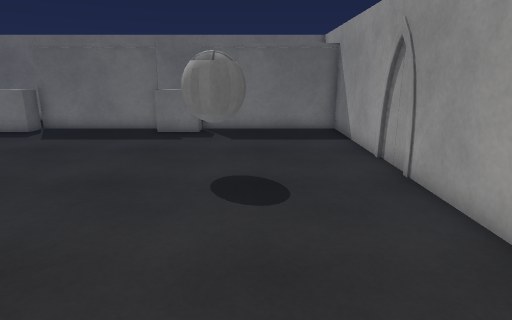
View 1 (above)

17 first-person views from a walk through a 3-D level made in the Unity game engine. The camera is 1.3 m above the floor, tilts 14° down and sees 75° across. The floor is counted in squares, 0.5 m on a side. Each view is taken from the middle of a square. On the plan, view 1 faces up. The plan holds only what a view shows up to about 20 squares ahead; the rest is blank. The place goes on beyond the plan. The player is left out. Surface patterns are stand-ins for the level's own textures.

View 2
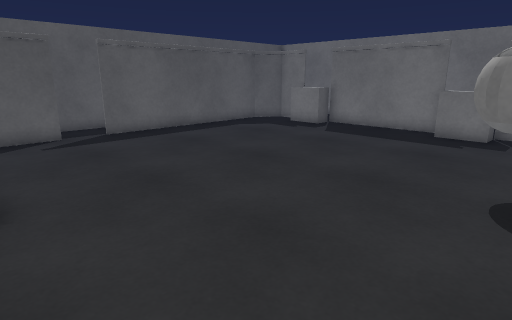

View 3
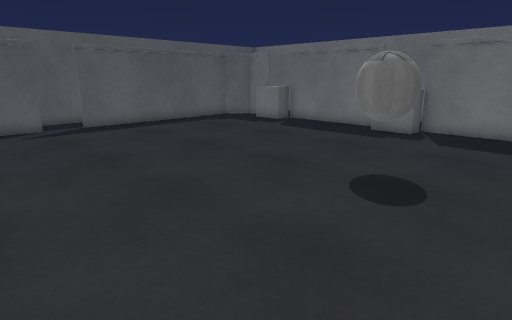

View 4
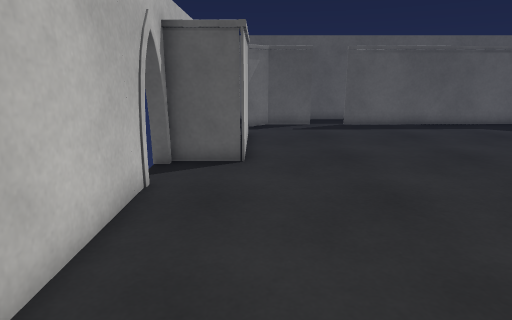

View 5
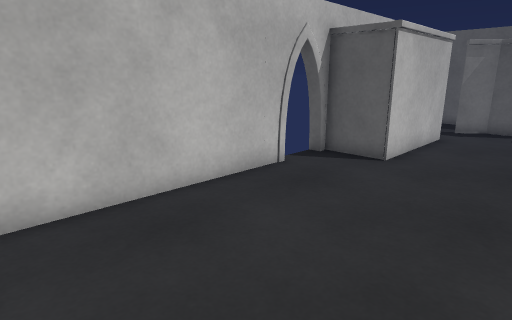

View 6
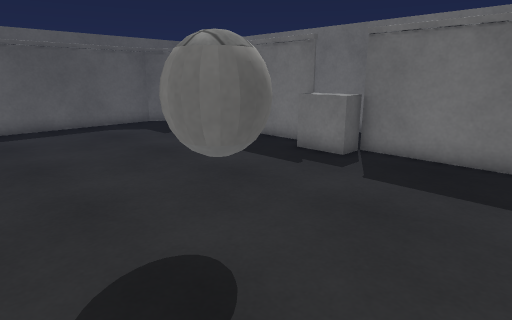

View 7
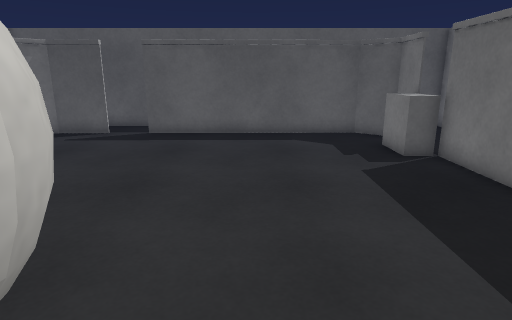

View 8
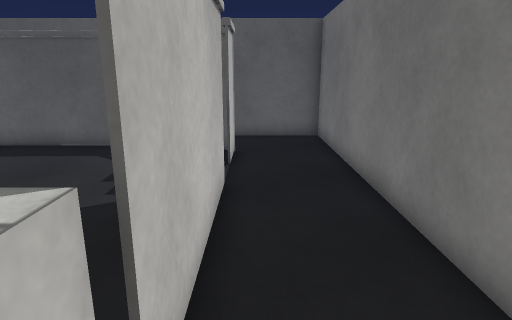

View 9
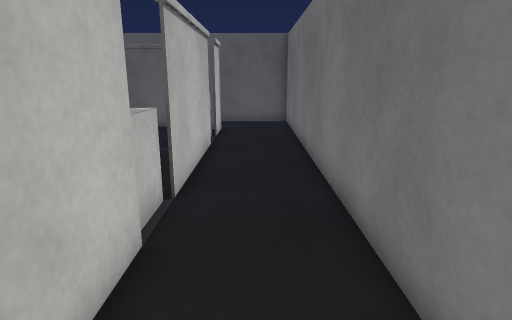

View 10
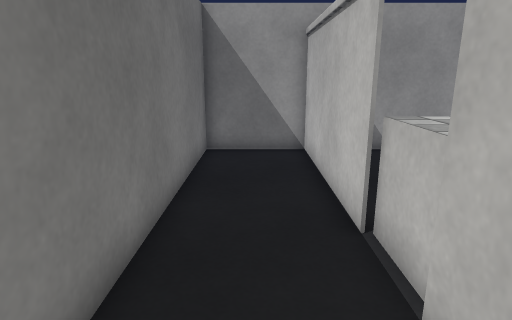

View 11
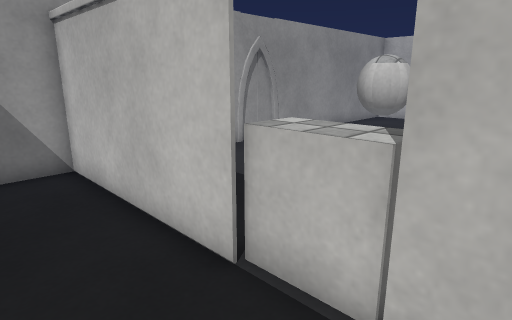

View 12
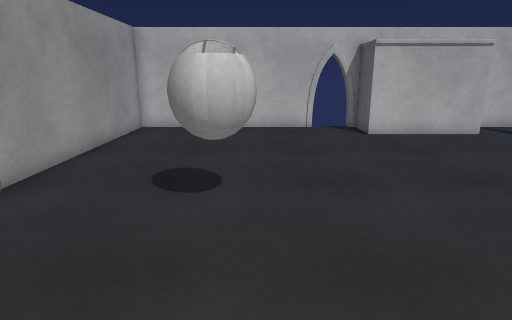

View 13
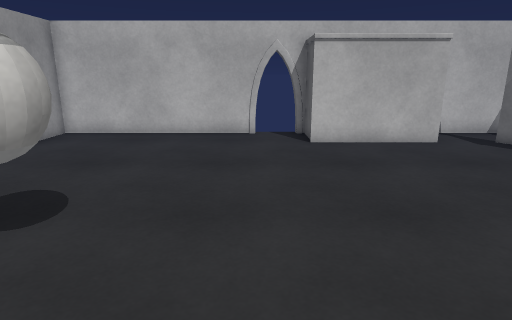

View 14
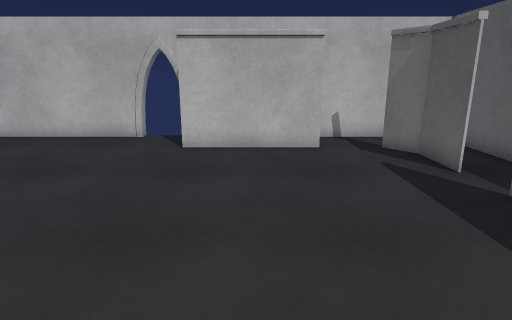

View 15
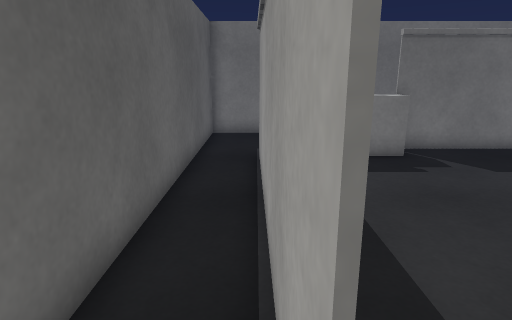

View 16
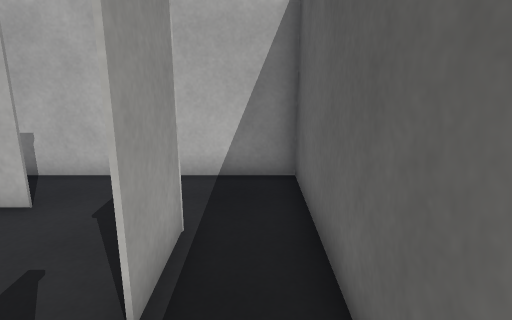

View 17
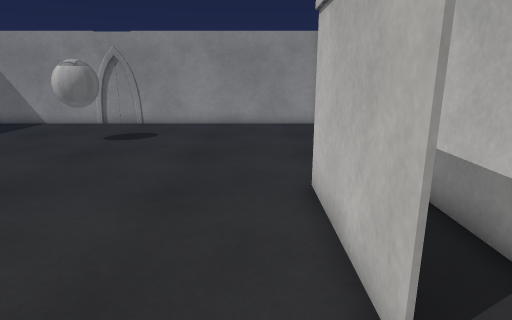

### Floor plan
Ten units are one square. View 1 is at (0, 0); x grows to the right and y downward. Boxes are objects, and circles mark ways between rooms. Rooms are numbered by the first view taken in them; rooms with no view inside come last. Other rooms are left out.
<svg viewBox="-186 -213 233 240">
<path fill="none" stroke="#000" d="M-49 -171 -110 -171M-67 14 -67 22M-68 15 -63 17M-56 17 41 17 41 -171 -28 -171M-53 18 -49 16M-125 -6 -73 -6 -73 17M41 -85 39 -87 42 -92M-52 22 -52 14 -46 18M-156 -41 -156 -16 -147 -5M42 -104 40 -108M-129 -171 -147 -171 -158 -157 -157 -59M-110 -172 -49 -172M-148 -172 -129 -172M-29 -172 41 -172M41 -171 41 -208 -181 -208 -181 17 -164 17M-158 -59 -159 -152M-157 -16 -157 -41M-164 17 -63 17M-73 17 -68 15"/>
<rect x="-125" y="-175" width="10" height="20" fill="#bbb"><title>other object</title></rect>
<rect x="-45" y="-175" width="20" height="20" fill="#bbb"><title>other object</title></rect>
<rect x="-25" y="-105" width="30" height="30" fill="#bbb"><title>other object</title></rect>
<circle cx="-120" cy="-170" r="3" fill="#2a7"/>
<circle cx="-160" cy="-50" r="3" fill="#2a7"/>
<circle cx="-40" cy="-170" r="3" fill="#2a7"/>
<circle cx="-135" cy="-10" r="3" fill="#2a7"/>
<circle cx="-155" cy="5" r="3" fill="#2a7"/>
<text x="-60" y="-80">1</text>
<text x="-90" y="-180">2</text>
<text x="-130" y="0">3</text>
</svg>
Room 1 opens to room 2. Room 1 opens to room 3. Room 2 opens to room 3.

Where each view was taken, in squares from view 1:
view 1: 0 up, 0 right, facing up
view 2: 0 up, 0 right, facing up-left
view 3: 0 up, 3 right, facing up-left
view 4: 1 up, 3 right, facing left
view 5: 5 up, 3 right, facing down-left
view 6: 6 up, 3 right, facing up-left
view 7: 11 up, 0 right, facing left
view 8: 18 up, 3 left, facing left
view 9: 19 up, 2 right, facing left
view 10: 19 up, 8 left, facing right
view 11: 20 up, 6 left, facing down-right
view 12: 16 up, 2 left, facing down
view 13: 14 up, 5 left, facing down
view 14: 13 up, 10 left, facing down
view 15: 5 up, 16 left, facing up
view 16: 7 up, 17 left, facing down
view 17: 2 up, 15 left, facing right
